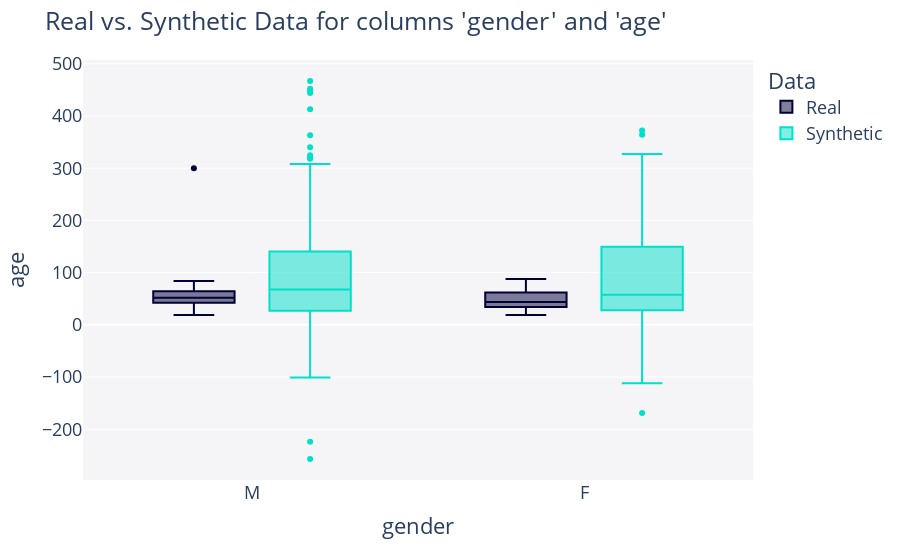
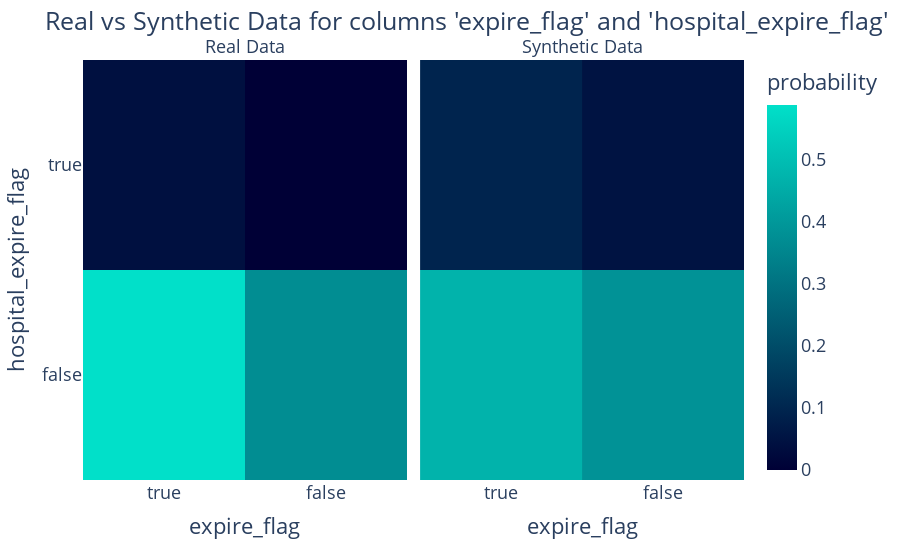
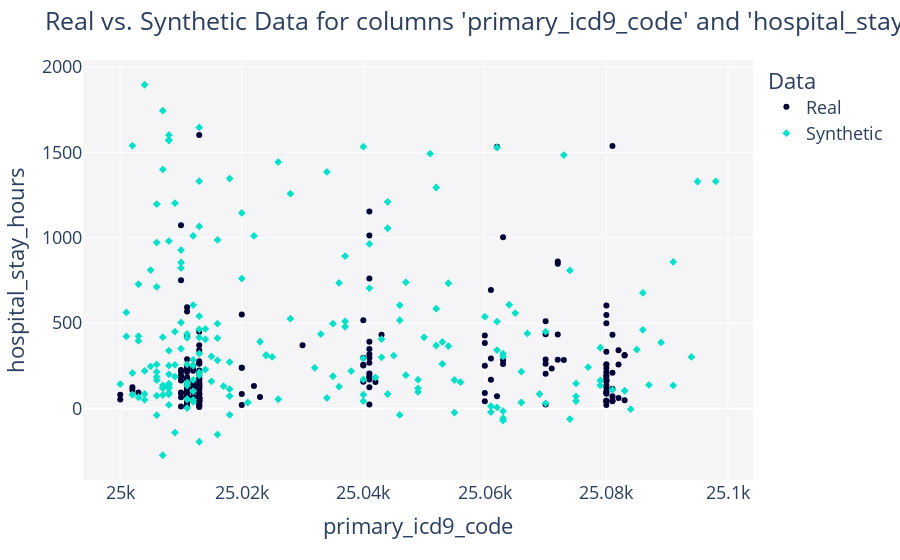

Write notebook code for charts like these, in order.
### Code cell
pairs = [['gender', 'age'], ['expire_flag', 'hospital_expire_flag'], ['primary_icd9_code', 'hospital_stay_hours']]

for p in pairs:
    fig = get_column_pair_plot(
        real_data=real_data,
        synthetic_data=synthetic_data,
        column_names=p,
        metadata=metadata
    )

    fig.show()

### Figure 1 — Plotly figure (JSON) as saved in the notebook; plotly's stock layout.template omitted (floating-point values rounded to 4 significant figures; data arrays with more than 128 entries replaced by an {"elided": "..."} marker saying what was removed)
{"data": [{"alignmentgroup": "True", "hovertemplate": "Data=Real<br>gender=%{x}<br>age=%{y}<extra></extra>", "legendgroup": "Real", "marker": {"color": "#000036"}, "name": "Real", "notched": false, "offsetgroup": "Real", "orientation": "v", "showlegend": true, "type": "box", "x": {"elided": "219 str values"}, "x0": " ", "xaxis": "x", "y": {"elided": "219 int values"}, "y0": " ", "yaxis": "y"}, {"alignmentgroup": "True", "hovertemplate": "Data=Synthetic<br>gender=%{x}<br>age=%{y}<extra></extra>", "legendgroup": "Synthetic", "marker": {"color": "#01E0C9"}, "name": "Synthetic", "notched": false, "offsetgroup": "Synthetic", "orientation": "v", "showlegend": true, "type": "box", "x": {"elided": "200 str values"}, "x0": " ", "xaxis": "x", "y": {"elided": "200 int values"}, "y0": " ", "yaxis": "y"}], "layout": {"boxmode": "group", "font": {"size": 18}, "legend": {"title": {"text": "Data"}, "tracegroupgap": 0}, "margin": {"t": 60}, "plot_bgcolor": "#F5F5F8", "title": {"text": "Real vs. Synthetic Data for columns 'gender' and 'age'"}, "xaxis": {"anchor": "y", "domain": [0, 1], "title": {"text": "gender"}}, "yaxis": {"anchor": "x", "domain": [0, 1], "title": {"text": "age"}}}}

### Figure 2 — Plotly figure (JSON) as saved in the notebook; plotly's stock layout.template omitted (floating-point values rounded to 4 significant figures; data arrays with more than 128 entries replaced by an {"elided": "..."} marker saying what was removed)
{"data": [{"coloraxis": "coloraxis", "histnorm": "probability", "hovertemplate": "Data=Real<br>expire_flag=%{x}<br>hospital_expire_flag=%{y}<br>probability=%{z}<extra></extra>", "name": "", "type": "histogram2d", "x": {"elided": "219 bool values"}, "xaxis": "x", "xbingroup": "x", "y": {"elided": "219 bool values"}, "yaxis": "y", "ybingroup": "y"}, {"coloraxis": "coloraxis", "histnorm": "probability", "hovertemplate": "Data=Synthetic<br>expire_flag=%{x}<br>hospital_expire_flag=%{y}<br>probability=%{z}<extra></extra>", "name": "", "type": "histogram2d", "x": {"elided": "200 bool values"}, "xaxis": "x2", "xbingroup": "x", "y": {"elided": "200 bool values"}, "yaxis": "y2", "ybingroup": "y"}], "layout": {"annotations": [{"font": {}, "showarrow": false, "text": "Real Data", "x": 0.245, "xanchor": "center", "xref": "paper", "y": 1, "yanchor": "bottom", "yref": "paper"}, {"font": {}, "showarrow": false, "text": "Synthetic Data", "x": 0.755, "xanchor": "center", "xref": "paper", "y": 1, "yanchor": "bottom", "yref": "paper"}], "coloraxis": {"colorbar": {"title": {"text": "probability"}}, "colorscale": [[0, "#000036"], [1, "#01E0C9"]]}, "font": {"size": 18}, "legend": {"tracegroupgap": 0}, "margin": {"t": 60}, "title": {"text": "Real vs Synthetic Data for columns 'expire_flag' and 'hospital_expire_flag'"}, "xaxis": {"anchor": "y", "domain": [0, 0.49], "title": {"text": "expire_flag"}}, "xaxis2": {"anchor": "y2", "domain": [0.51, 1], "matches": "x", "title": {"text": "expire_flag"}}, "yaxis": {"anchor": "x", "domain": [0, 1], "title": {"text": "hospital_expire_flag"}}, "yaxis2": {"anchor": "x2", "domain": [0, 1], "matches": "y", "showticklabels": false}}}

### Figure 3 — Plotly figure (JSON) as saved in the notebook; plotly's stock layout.template omitted (floating-point values rounded to 4 significant figures; data arrays with more than 128 entries replaced by an {"elided": "..."} marker saying what was removed)
{"data": [{"hovertemplate": "Data=Real<br>primary_icd9_code=%{x}<br>hospital_stay_hours=%{y}<extra></extra>", "legendgroup": "Real", "marker": {"color": "#000036", "symbol": "circle"}, "mode": "markers", "name": "Real", "orientation": "v", "showlegend": true, "type": "scatter", "x": {"elided": "219 int values"}, "xaxis": "x", "y": {"elided": "219 int values"}, "yaxis": "y"}, {"hovertemplate": "Data=Synthetic<br>primary_icd9_code=%{x}<br>hospital_stay_hours=%{y}<extra></extra>", "legendgroup": "Synthetic", "marker": {"color": "#01E0C9", "symbol": "diamond"}, "mode": "markers", "name": "Synthetic", "orientation": "v", "showlegend": true, "type": "scatter", "x": {"elided": "200 int values"}, "xaxis": "x", "y": {"elided": "200 int values"}, "yaxis": "y"}], "layout": {"font": {"size": 18}, "legend": {"title": {"text": "Data"}, "tracegroupgap": 0}, "margin": {"t": 60}, "plot_bgcolor": "#F5F5F8", "title": {"text": "Real vs. Synthetic Data for columns 'primary_icd9_code' and 'hospital_stay_hours'"}, "xaxis": {"anchor": "y", "domain": [0, 1], "title": {"text": "primary_icd9_code"}}, "yaxis": {"anchor": "x", "domain": [0, 1], "title": {"text": "hospital_stay_hours"}}}}
